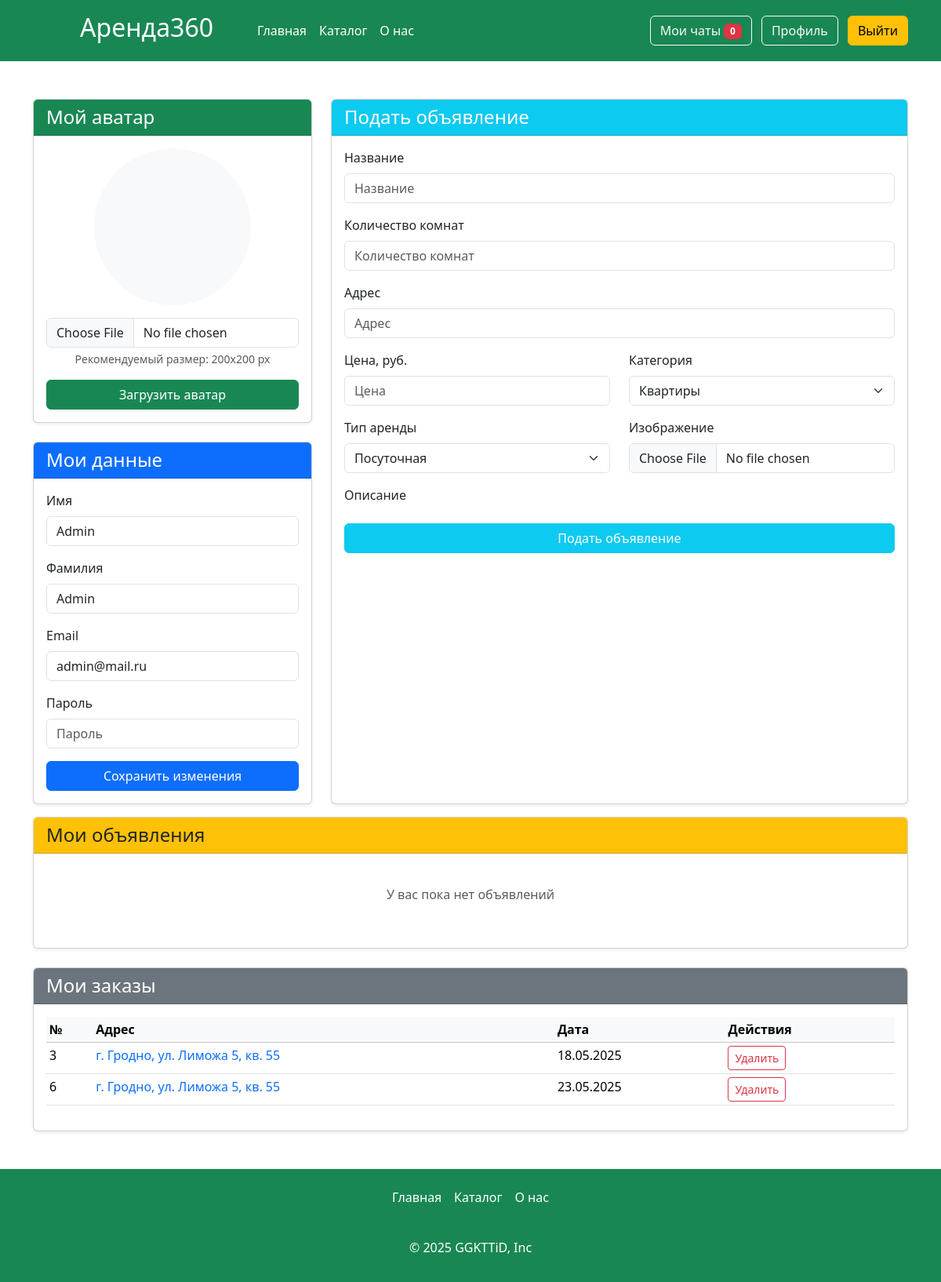
/profile (signed in), run on an earlier commit of the app's database.
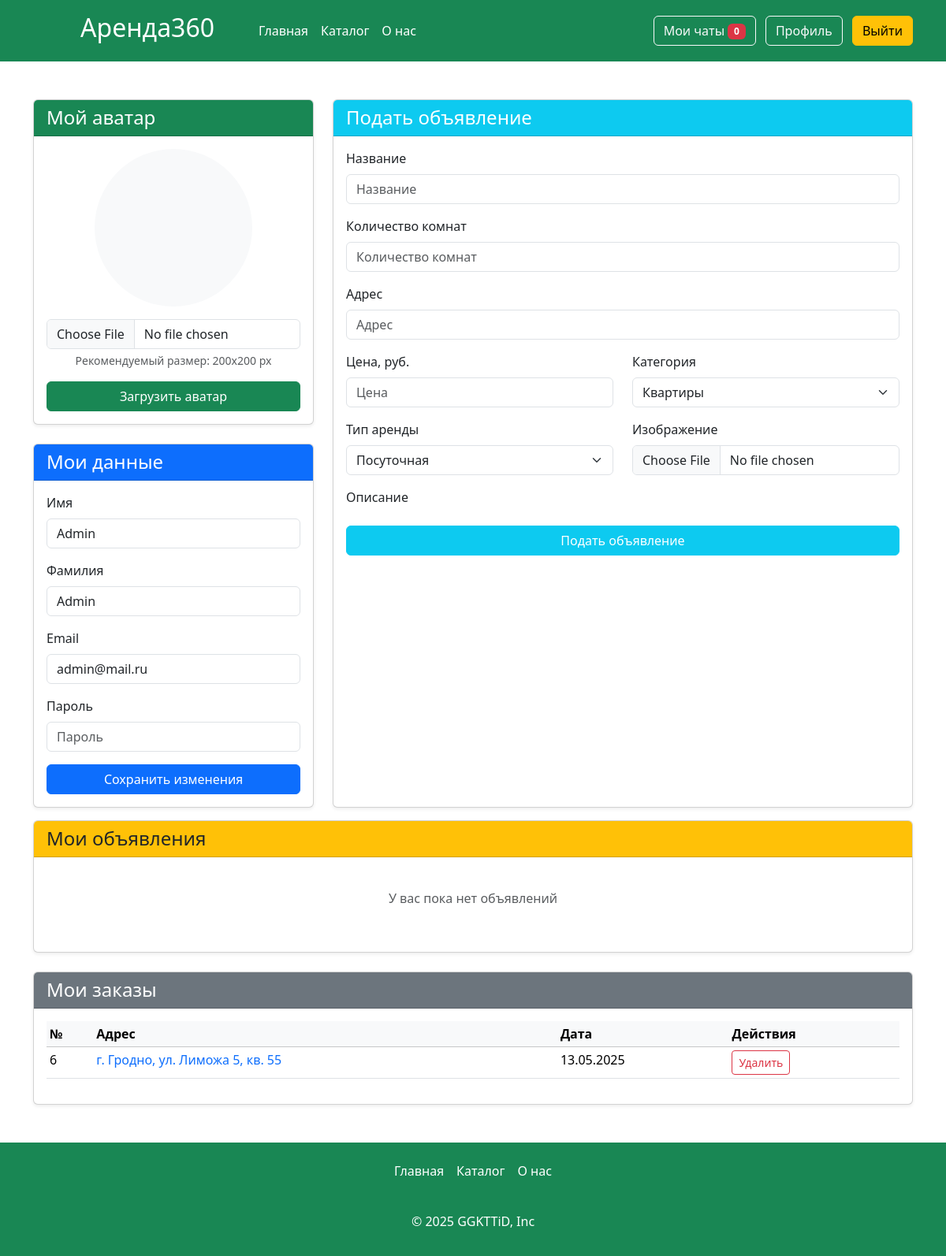
And on a later commit of the database.
### app.py (models this page shows, shortened)
class Users(db.Model):
    id = db.Column(db.Integer,primary_key=True)
    name = db.Column(db.String(100))
    surname = db.Column(db.String(100))
    email = db.Column(db.String(100), unique=True)
    password = db.Column(db.String(100), unique=True)
    root = db.Column(db.Integer, default=0)
    avatar = db.Column(db.String(120), default='default.jpg')
    articles = db.relationship('Articles', backref='users', lazy=True)

class Orders(db.Model):
    id = db.Column(db.Integer,primary_key=True)
    id_user = db.Column(db.Integer, db.ForeignKey('users.id'))
    id_article = db.Column(db.Integer, db.ForeignKey('articles.id'))
    date = db.Column(db.DateTime)

class Articles(db.Model):
    id = db.Column(db.Integer,primary_key=True)
    title = db.Column(db.String(100))
    text = db.Column(db.Text)
    image_name = db.Column(db.String(100))
    category = db.Column(db.String(100))
    price = db.Column(db.Integer)
    type_app = db.Column(db.String(100))
    address= db.Column(db.String(100))
    count_rooms = db.Column(db.Integer)
    id_user = db.Column(db.Integer, db.ForeignKey('users.id'))
    orders = db.relationship('Orders', backref='article', lazy=True)

### app.py (the view, shortened to what this page needs)
@app.route('/profile', methods=['GET', 'POST'])
def profile():
    if not 'name' in session:
        abort(401)
    total_user = Users.query.filter_by(email=session['name']).first()
    articles = Articles.query.filter_by(id_user=total_user.id).all()
    orders = Orders.query.filter_by(id_user=total_user.id).join(Articles).all()
    return render_template("profile.html",articles=articles,orders=orders)

### app.py (called while the page is built)
@app.context_processor
def inject_unread_messages():
    if 'name' in session:
        current_user = Users.query.filter_by(email=session['name']).first()
        unread_count = Messages.query.filter_by(recipient_id=current_user.id, is_read=False).count()
        return dict(unread_messages=unread_count)
    return dict(unread_messages=0)

@app.context_processor
def inject_user():
    def get_user_name():
        if 'name' in session:
            return Users.query.filter_by(email=session['name']).first()
    return dict(active_user=get_user_name())

### templates/profile.html (shortened to what this page needs)
{% extends 'base.html' %}
{% block main %}
<main>
    <div class="container my-5">
        <div class="row mb-3">
            <div class="col-lg-4">
                <div class="card mb-4 shadow-sm">
                    <div class="card-header bg-success text-white">
                        <h4 class="my-0 fw-normal">Мой аватар</h4>
                    </div>
                    <div class="card-body text-center">
                        <div class="mb-3">
                            {% if active_user.avatar %}
                            <img src="{{ url_for('static', filename='img/upload/' + active_user.avatar) }}"
                                 class="rounded-circle img-thumbnail"
                                 alt="Аватар"
                                 style="width: 200px; height: 200px; object-fit: cover;">
                            {% else %}
                            <div class="d-flex justify-content-center align-items-center rounded-circle bg-light"
                                 style="width: 200px; height: 200px; margin: 0 auto;">
                            </div>
                            {% endif %}
                        </div>
                        <form method="post" action="{{url_for('load_avatar')}}" enctype="multipart/form-data">
                            <div class="mb-3">
                                <input type="file" class="form-control" id="avatar" name="avatar" accept=".jpg,.jpeg,.png" required>
                                <div class="form-text">Рекомендуемый размер: 200x200 px</div>
                            </div>
                            <button type="submit" class="btn btn-success w-100">
                                 Загрузить аватар
                            </button>
                        </form>
                    </div>
                </div>
                <div class="card shadow-sm">
                    <div class="card-header bg-primary text-white">
                        <h4 class="my-0 fw-normal">Мои данные</h4>
                    </div>
                    <div class="card-body">
                        <form method="post" action="{{url_for('edit_profile')}}">
                            <div class="mb-3">
                                <label for="username" class="form-label">Имя</label>
                                <input type="text" class="form-control" id="username" name="name" value="{{ active_user.name }}" required>
                            </div>
                            <div class="mb-3">
                              <label for="surname" class="form-label">Фамилия</label>
                              <input type="text" class="form-control" id="surname" name="surname" value="{{ active_user.surname }}" required>
                          </div>
                            <div class="mb-3">
                                <label for="email" class="form-label">Email</label>
                                <input type="email" class="form-control" id="email" name="email" value="{{ active_user.email }}" required>
                            </div>
                            <div class="mb-3">
                                <label for="password" class="form-label">Пароль</label>
                                <input type="password" class="form-control" id="password" name="password" placeholder="Пароль">
                            </div>
                            <button type="submit" class="btn btn-primary w-100">
                                 Сохранить изменения
                            </button>
                        </form>
                    </div>
                </div>
            </div>
            <div class="col-lg-8">
                <div class="card shadow-sm h-100">
                    <div class="card-header bg-info text-white">
                        <h4 class="my-0 fw-normal">Подать объявление</h4>
                    </div>
                    <div class="card-body">
                        <form method="post" enctype="multipart/form-data">
                            <div class="mb-3">
                                <label for="name" class="form-label">Название</label>
                                <input type="text" name="name" class="form-control" placeholder="Название" id="name" required>
                            </div>
                            <div class="mb-3">
                                <label for="count_rooms" class="form-label">Количество комнат</label>
                                <input type="number" name="count_rooms" class="form-control" placeholder="Количество комнат" id="count_rooms" required>
                            </div>
                            <div class="mb-3">
                                <label for="address" class="form-label">Адрес</label>
                                <input type="text" class="form-control" name="address" placeholder="Адрес" id="address" required>
                            </div>
                            <div class="row">
                                <div class="col-md-6 mb-3">
                                    <label for="price" class="form-label">Цена, руб.</label>
                                    <input type="number" class="form-control" name="price" placeholder="Цена" id="price" required>
                                </div>
                                <div class="col-md-6 mb-3">
                                    <label for="category" class="form-label">Категория</label>
                                    <select name="category" id="category" class="form-select">
                                        <option value="Квартиры">Квартиры</option>
                                    </select>
                                </div>
                            </div>
                            <div class="row">
                                <div class="col-md-6 mb-3">
                                    <label for="type" class="form-label">Тип аренды</label>
                                    <select name="type" id="type" class="form-select">
                                        <option value="Посуточная">Посуточная</option>
                                    </select>
                                </div>
                                <div class="col-md-6 mb-3">
                                    <label for="image" class="form-label">Изображение</label>
                                    <input type="file" id="image" required name="image" class="form-control" accept=".jpg,.jpeg,.png">
                                </div>
                            </div>
                            <div class="mb-3">
                                <label class="form-label">Описание</label>
                            </div>
                            <button type="submit" class="btn btn-info w-100 text-white">
                                 Подать объявление
                            </button>
                        </form>
                    </div>
                </div>
            </div>
        </div>
         <div class="card mb-4 shadow-sm">
          <div class="card-header bg-warning text-dark">
              <h4 class="my-0 fw-normal">Мои объявления</h4>
          </div>
          <div class="card-body" style="max-height: 400px; overflow-y: auto;">
              {% if articles %}
              <div class="row row-cols-1 g-3">
                  {% for article in articles %}
                  <div class="col">
                      <div class="card h-100">
                          <img src="../static/img/upload/{{article.image_name}}" class="card-img-top" alt="{{article.title}}" style="height: 120px; object-fit: cover;">
                          <div class="card-body">
                              <h6 class="card-title">{{article.title|truncate(20)}}</h6>
                              <p class="text-muted small mb-1">{{article.address|truncate(25)}}</p>
                              <p class="fw-bold small">Цена: {{article.price}} руб./{% if article.type_app == "Посуточная" %}сутки{% else %}месяц{% endif %}</p>
                          </div>
                          <div class="card-footer bg-transparent py-2">
                              <div class="d-flex justify-content-between">
                                  <a href="/card/{{article.id}}" class="btn btn-sm btn-outline-warning">
                                      Просмотреть
                                  </a>
                                  <a href="/delete-article/{{article.id}}" class="btn btn-sm btn-outline-danger">
                                      Удалить
                                  </a>
                              </div>
                          </div>
                      </div>
                  </div>
                  {% endfor %}
              </div>
              {% else %}
              <div class="text-center py-4">
                  <p class="text-muted">У вас пока нет объявлений</p>
              </div>
              {% endif %}
          </div>
      </div>
        <div class="card shadow-sm">
          <div class="card-header bg-secondary text-white">
              <h4 class="my-0 fw-normal">Мои заказы</h4>
          </div>
          <div class="card-body" style="max-height: 300px; overflow-y: auto;">
              {% if not orders %}
              <div class="text-center py-4">
                  <i class="bi bi-cart-x fs-1 text-muted"></i>
                  <p class="text-muted">У вас пока нет заказов</p>
              </div>
              {% else %}
              <div class="table-responsive">
                  <table class="table table-sm table-hover">
                      <thead class="table-light">
                          <tr>
                              <th scope="col">№</th>
                              <th scope="col">Адрес</th>
                               <th scope="col">Дата</th>
                              <th scope="col">Действия</th>
                          </tr>
                      </thead>
                      <tbody>
                          {% for order in orders %}
                          <tr>
                              <td>{{order.id}}</td>
                              <td><a href="/card/{{order.article.id}}" class="text-decoration-none">{{order.article.address}}</a></td>
                              <td>{{order.date.strftime('%d.%m.%Y')}}</td>
                              <td>
                                  <a href="/delete-order/{{order.id}}" class="btn btn-sm btn-outline-danger">
                                      Удалить
                                  </a>
                              </td>
                          </tr>
                          {% endfor %}
                      </tbody>
                  </table>
              </div>
              {% endif %}
          </div>
      </div>
    </div>
</main>
{% endblock %}

### templates/base.html (shortened to what this page needs)
<!DOCTYPE html>
<html lang="en">
  <head>
    <link
      href="{{ url_for('static', filename='css/bootstrap.min.css') }}"
      rel="stylesheet"
    />
    <link rel="stylesheet" href="{{ url_for('static', filename='css/style.css') }}" />
    <link rel="stylesheet" href="https://cdn.jsdelivr.net/npm/flatpickr/dist/flatpickr.min.css">
  </head>
  <body>
    <header class="p-3 text-bg-success">
      <div class="container">
        <div
          class="d-flex flex-wrap align-items-center justify-content-center justify-content-lg-start"
        >
          <a
            href="/"
            class="d-flex align-items-center mb-2 mb-lg-0 text-white text-decoration-none"
          >
            <h2>Аренда360</h2>
          </a>
          <ul
            class="nav col-12 col-lg-auto me-lg-auto mx-5 mb-2 justify-content-center mb-md-0"
          >
            <li>
              <a href="/" class="nav-link px-2 text-white">Главная</a>
            </li>
            <li><a href="/catalog" class="nav-link px-2 text-white">Каталог</a></li>
            <li>
              <a href="/about" class="nav-link px-2 text-white">О нас</a>
            </li>
          </ul>
          <div class="text-end">
            {%if 'name' in session and active_user %}
            <a href="/my_chats" class="btn btn-outline-light me-2">Мои чаты <span class="badge bg-danger">{{ unread_messages }}</span></a>
            <a href="/profile" class="btn btn-outline-light me-2">Профиль</a>
            <a href="/logout"  class="btn btn-warning">Выйти</a>
            {% else %}
            <a href="/login" class="btn btn-outline-light me-2">Вход</a>
             <a href="/reg"  class="btn btn-warning">Регистрация</a>
             {%endif%}
          </div>
        </div>
      </div>
    </header>
    {% block main %} {% endblock %}
    <footer class="py-3 text-bg-success">
      <ul class="nav justify-content-center pb-3 mb-3">
        <li class="nav-item">
          <a href="/" class="nav-link px-2 text-white">Главная</a>
        </li>
        <li class="nav-item">
          <a href="/catalog" class="nav-link px-2 text-white">Каталог</a>
        </li>
        <li class="nav-item">
          <a href="/about" class="nav-link px-2 text-white">О нас</a>
        </li>
      </ul>
      <p class="text-center text-body-white">© 2025 GGKTTiD, Inc</p>
    </footer>
  </body>
</html>

### static/css/style.css (style rules this page uses)
html { height: 100%; }
body { display: flex; flex-direction: column; height: 100%; background-color: #ffff; border-radius: 30px; }
main { flex: 1 0 auto; }
footer { flex: 0 0 auto; }
.card { transition: box-shadow 0.3s; }

What changed in the data, as far as the page shows it:
removed Orders: id "3", article.address "г. Гродно, ул. Лиможа 5, кв. 55", date "18.05.2025"
changed Orders "г. Гродно, ул. Лиможа 5, кв. 55": date "23.05.2025" → "13.05.2025"
